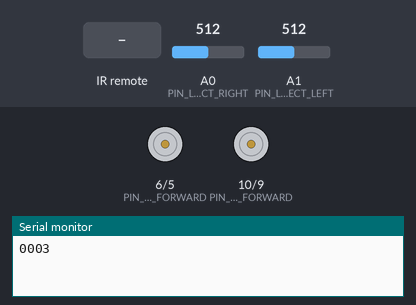
Recording of a sketch running on a simulated Arduino Uno, built with avr-gcc and run on an emulated ATmega328P. Parts: motor-driver pin pairs drawn as motors (green arrow = first pin HIGH = forward, orange = second pin HIGH = backward, longer = more drive), the last lines printed to the serial monitor. The inputs (shaded band) are chosen by the test bench; at power-on: A0 (PIN_LINE_DETECT_RIGHT) = 512, A1 (PIN_LINE_DETECT_LEFT) = 512.

Above: at 1.2 s.
1.3 s: infrared code 0x16 received
At 2.5 s:
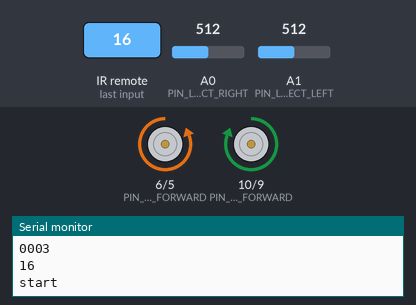
2.8 s: A0 (PIN_LINE_DETECT_RIGHT) set to 604
4.3 s: A0 (PIN_LINE_DETECT_RIGHT) set to 621
5.8 s: A0 (PIN_LINE_DETECT_RIGHT) set to 650
7.3 s: A0 (PIN_LINE_DETECT_RIGHT) set to 674
8.8 s: A0 (PIN_LINE_DETECT_RIGHT) set to 716
At 9.4 s:
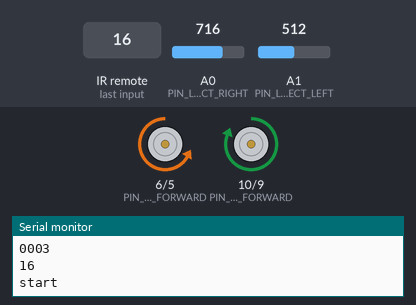
Timing chart, 0 to 11.3 s (numbered marks = the images above; inputs shaded):
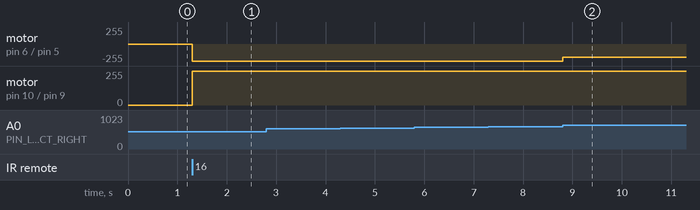

Measured:
- after the input at 1.3 s, motor on pin 6 (PIN_MOTOR_RIGHT_FORWARD) / pin 5 (PIN_MOTOR_RIGHT_BACKWARD): stopped → backward 255/255 at once; motor on pin 10 (PIN_MOTOR_LEFT_FORWARD) / pin 9 (PIN_MOTOR_LEFT_BACKWARD): stopped → forward 255/255 at once
- after the input at 2.8 s, every drawn part: stays the same
- after the input at 4.3 s, every drawn part: stays the same
- after the input at 5.8 s, every drawn part: stays the same
- after the input at 7.3 s, every drawn part: stays the same
- after the input at 8.8 s, motor on pin 6 (PIN_MOTOR_RIGHT_FORWARD) / pin 5 (PIN_MOTOR_RIGHT_BACKWARD): backward 255/255 → backward 202/255 at once

The sketch:

PID_Control.ino
```cpp
#include <IRremote.h> //IR 리모컨 라이브러리.

#define PIN_IR_RECEIVE 2
#define PIN_MOTOR_LEFT_FORWARD 10
#define PIN_MOTOR_LEFT_BACKWARD 9
#define PIN_MOTOR_RIGHT_FORWARD 6
#define PIN_MOTOR_RIGHT_BACKWARD 5
#define PIN_LINE_DETECT_RIGHT A0
#define PIN_LINE_DETECT_LEFT  A1

#define REF_VALUE_LINE_DETECT  850

#define KP  2.533
#define KI  0.0
#define KD  2.111
int motorSpeedLeft = 0; // -255~255
int motorSpeedRight = 0; // -255~255
int isStartLineTracing = 0;
int detectValueLeft = 0;
int detectValueRight = 0;

float error_prev = 0.0;  // 이전 오차값


float P_term =0.0;
float I_term = 0.0;
float D_term =0.0;

float output = 0.0;

float target = 0.0;
float error = 0.0;

int baseSpeed = 120;  // 기본 모터 속도

void processMotor(void);
void PID_control(float sensorleft, float sensorright);
void setup()
{
  Serial.begin(115200); //시리얼 모니터 사용
  IrReceiver.begin(PIN_IR_RECEIVE, ENABLE_LED_FEEDBACK);
  pinMode(PIN_MOTOR_LEFT_FORWARD, OUTPUT);
  pinMode(PIN_MOTOR_LEFT_BACKWARD, OUTPUT);
  pinMode(PIN_MOTOR_RIGHT_FORWARD, OUTPUT);
  pinMode(PIN_MOTOR_RIGHT_BACKWARD, OUTPUT);
  analogWrite(PIN_MOTOR_LEFT_FORWARD, 0);
  analogWrite(PIN_MOTOR_LEFT_BACKWARD, 0);
  analogWrite(PIN_MOTOR_RIGHT_FORWARD, 0);
  analogWrite(PIN_MOTOR_RIGHT_BACKWARD, 0);
  Serial.println("0003");
}

void loop() {
  if (IrReceiver.decode() == true) // 리모컨으로부터 받은 신호가 있으면
  {
    if (IrReceiver.decodedIRData.protocol == NEC) {
      Serial.println(IrReceiver.decodedIRData.command, HEX); //받은 신호를 시리얼 모니터에 입력
      if (IrReceiver.decodedIRData.command == 0x16) // *
      {
        Serial.println("start");
        isStartLineTracing = 1;
      }
      else if (IrReceiver.decodedIRData.command == 0x0D) // #
      {
        Serial.println("stop");
        isStartLineTracing = 0;
      }
    }
    IrReceiver.resume(); // 다음 신호 수신
  }

  if (isStartLineTracing == 0)
  {
    motorSpeedLeft = 0;
    motorSpeedRight = 0;
    processMotor();
  }
  else
  {
    detectValueLeft = analogRead(PIN_LINE_DETECT_LEFT);
    detectValueRight = analogRead(PIN_LINE_DETECT_RIGHT);
    PID_control(detectValueLeft, detectValueRight);
//    if ((detectValueLeft > REF_VALUE_LINE_DETECT) && (detectValueRight > REF_VALUE_LINE_DETECT)) //센서가 둘 다 라인위에 있다
//    {
//      motorSpeedLeft = -150;
//      motorSpeedRight = -167;
//    }
//    else if ((detectValueLeft > REF_VALUE_LINE_DETECT) && (detectValueRight < REF_VALUE_LINE_DETECT)) //
//    {
//      motorSpeedLeft = -155;
//      motorSpeedRight = 70;
//    }
//    else if ((detectValueLeft < REF_VALUE_LINE_DETECT) && (detectValueRight > REF_VALUE_LINE_DETECT))
//    {
//      motorSpeedLeft = 50;
//      motorSpeedRight = -155;
//    }
//    else //왼쪽이 더빠름
//    {
//      motorSpeedLeft = 150;
//      motorSpeedRight = 167;
//    }
    }
//  processMotor();
}

void processMotor(void)
{
  if (motorSpeedLeft >= 0)
  {
    analogWrite(PIN_MOTOR_LEFT_FORWARD, motorSpeedLeft);
    analogWrite(PIN_MOTOR_LEFT_BACKWARD, 0);
  }
  else
  {
    analogWrite(PIN_MOTOR_LEFT_FORWARD, 0);
    analogWrite(PIN_MOTOR_LEFT_BACKWARD, motorSpeedLeft * (-1));
  }
  if (motorSpeedRight >= 0)
  {
    analogWrite(PIN_MOTOR_RIGHT_FORWARD, motorSpeedRight);
    analogWrite(PIN_MOTOR_RIGHT_BACKWARD, 0);
  }
  else
  {
    analogWrite(PIN_MOTOR_RIGHT_FORWARD, 0);
    analogWrite(PIN_MOTOR_RIGHT_BACKWARD, motorSpeedRight * (-1));
  }
}


void PID_control(float sensorleft, float sensorright)
{

  // PID 제어
  error = sensorright - REF_VALUE_LINE_DETECT;

  P_term = KP * error;  // 비례항 계산

  I_term += KI * error;  // 적분항 계산
  I_term = constrain(I_term, -100, 100); // 적분항 제한
  D_term = KD * (error - error_prev);  // 미분항 계산

  output = P_term + I_term + D_term;  // 출력값 계산
  // 모터 속도 계산
  motorSpeedLeft = baseSpeed - output;
  motorSpeedRight = baseSpeed + output + 17;

  // 모터 속도 제한
  motorSpeedLeft = constrain(motorSpeedLeft, -255, 255);
  motorSpeedRight = constrain(motorSpeedRight, -255, 255);
  processMotor();
  error_prev = error;  // 이전 오차값 갱신
}
```
